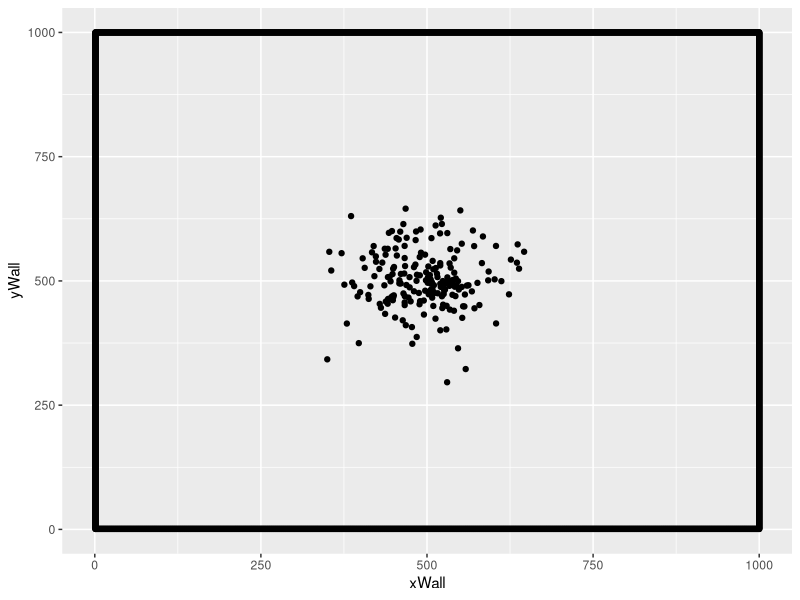

The R script that drew this image:
# Author: Gabriel Dell'Accio
# The following is a 2D variant of the Reynolds Boid model.

# LIBRARIES:
library(ggplot2)

# ARENA PARAMETERS:
# Set if equal height and width
size <- 1000.0

centerCor <- rep(size/2, 2)

xVal <- size
yVal <- size

nIndividuals <- 200 
swarmCohesion <- 0.5
swarmAvoidance <- 0.5
baseMovementRate <- 4
densitySensitivity <- 10
spatialDistribution <- 10
thetaDistribution <- 5

# GENERATING AN ARENA
create.arena <- function(xLength, yLength) {
  xLimit <- xLength 
  yLimit <- yLength
  
  arena.Data <<- data.frame(
    yWall = rep(1,yLimit),
    xWall = c(1:xLimit),
    xNorthWall = c(1:xLimit),
    yNorthWall = rep(yLimit,yLimit)
  )

  arena <- ggplot(data = arena.Data, aes(x=xWall,y=yWall))
  # Arena Borders
  arena <- arena + geom_point() +  ylim(1,yLimit) + xlim(1,xLimit) + geom_point(aes(xNorthWall,yNorthWall)) + geom_point(aes(rep(1,xLimit),c(1:yLimit))) + geom_point(aes(rep(xLimit,xLimit),c(1:yLimit)))

  return(arena)
}
arenaSim <- create.arena(xVal, yVal)

# INITIALIZE THE SWARM POPULATION
initialize.swarm <- function(cohesion, avoidance, spatial.distribution.factor, theta.distribution.factor ,coordinateLocation) {
    arena.Data$index <<- c(1:nIndividuals)
    arena.Data$swarm.cohesion <<- rep(swarmCohesion,nIndividuals)
    arena.Data$swarm.avoidance <<- rep(swarmAvoidance,nIndividuals)
    arena.Data$xPosition <<- rep(NA, xVal)
    arena.Data$yPosition <<- rep(NA, yVal)
    arena.Data$theta <<- rep(NA, xVal)
  
  for(var in 1:nIndividuals) {
    arena.Data$xPosition[var] <<- rnorm(1, mean=coordinateLocation[1], sd=spatial.distribution.factor + 50)
    arena.Data$yPosition[var] <<- rnorm(1, mean=coordinateLocation[2], sd=spatial.distribution.factor + 50)
    arena.Data$theta[var] <<- rnorm(1, mean = 180, sd= theta.distribution.factor + 5)
  }
}

# Display the swarm in the 2D arena.
initialize.swarm(swarmCohesion, swarmAvoidance, spatialDistribution, thetaDistribution, centerCor)

display.swarm <- function() {
  return(arenaSim + geom_point(aes(arena.Data$xPosition, arena.Data$yPosition)))
}

arenaSim <- display.swarm()
arenaSim


determine.density <- function(senseHeight, senseWidth, locationX, locationY) {

  nTotalPositions <- ((senseHeight * senseWidth) * 4)

  startX <- locationX - senseWidth
  # print(paste("Start x: ", startX))

  endX <- locationX + senseWidth
  # print(paste("End x: ", endX))

  startY <- locationY - senseHeight
  endY <- locationY + senseHeight

  numberOfIndividualsPresent <- 0


  count <- 1
  for(indOne in 1:nIndividuals) {

    if((arena.Data$xPosition[count] <= endX) && (arena.Data$xPosition[count] >= startX)) {

      # print(paste("xposition: ", arena.Data$xPosition[count]))

      if((arena.Data$yPosition[count] <= endY) && (arena.Data$yPosition[count] >= startY)) {
        numberOfIndividualsPresent <- numberOfIndividualsPresent + 1
      }
    }

    count <- count + 1
  }

  # print(paste("Number of indviduals in space: ", numberOfIndividualsPresent))
  # print(paste("total positions: ", nTotalPositions))
  finalDensity <- (numberOfIndividualsPresent / nTotalPositions)

  return(finalDensity)

}


find.Neighbors <- function() {
  count <- 1
  for (var in 1:nIndividuals) {
    result <- determine.density(densitySensitivity,densitySensitivity,arena.Data$xPosition[count], arena.Data$yPosition[count])
    print(result)
    arena.Data$Density[count] <<- result 
    count <- count + 1
  }
}

find.Neighbors()



# This function will search a box of x height and width and return the direction of
# the closest neighbor
# senseNeighbor <- function(senseHeight, senseWidth, locationX, locationY) {

#   regionOne <- c()
#   # REGION 1
#   for(k in 1:senseHeight) {
#     for(j in 1:senseWidth) {

#       returnX <- locationX + J
#       returnY <- locationY - k

#       regionOne <- c(regionOne, c(returnX,returnY))


#       returnTwoX <- location

#     }
#   }
# }

# determineThetaDirection <- function(currentTheta) {

#   if ((currentTheta > 0) && (currentTheta < 90)) {

#     # REGION 1
#     # Down to the right, so y is decreasing, x is increasing.

#   } else if((currentTheta > 89) && (currentTheta < 91)) {

#     # DOWN
#     # Downwards, so y is decreasing, x stays the same.

#   } else if((currentTheta > 91)  && (currentTheta < 179)) {

#     # REGION 2
#     # Down to the left, so y is decreasing, x is decreasing.

#   } else if((currentTheta > 179.0) && (currentTheta < 181.00)) {

#     # LEFT
#     # To the left, so y is staying the same, x is decreasing.

#   } else if((currentTheta > 181.0) && (currentTheta < 269.0)) {

#     # REGION 3
#     # Upwards to the left, so Y is increasing, x is decreasing

#   } else if((currentTheta > 269.0) && (currentTheta < 271.0)) {

#     # UP
#     # Upwards, so x is staying the same, y is increasing

#   } else if(currentTheta > 271) {

#     # REGION 4
#     # Upwards to the right, so x is increaing, y is increasing
#   }


#   #return(categorizedTheta)
# }

# This function runs a step of the simulation in which:
  # - Each agent asses how close it is to other agents 
  # - Each agent determines where it will move next
# step.swarm <- function() {

#   # temp.Data <- data.frame(
#   #   index <- c(1:nIndividuals),
#   #   nextX <- rep(0,nIndividuals),
#   #   nextY <- rep(0,nIndividuals),
#   #   nextTheta <- rep(0, nIndividuals)
#   # )


# }

# BEHAVIOR PRIMITIVES:



# # HEATMAP GENERATION
# # Assign a value to a location given how far away it is from the center. The farther the smaller the value.
# assign.location.value <- function(center, currentLocation, distribution.type) {
#   rowDiff <- abs(center[1] - currentLocation[1])
#   columnDiff <- abs(center[2] - currentLocation[2])
#   totalDifference <- rowDiff + columnDiff
#   scaledDifference <- 1 - (distribution.type(totalDifference)/distribution.type(center[1] * 2))
#   return(scaledDifference)
# }
# # Distribution of values around the center of the arena.
# value.distribution <- function(x) {
#   return(x^2)
# }
# # Generate heat map 
# create.heatmap <- function(arena.length, arena.width) {
#   centerArena <- c(arena.length/2, arena.width/2)
#   arena.heat.map <- matrix(nrow = arena.length, ncol = arena.width)
#   for(i in 1:arena.length) {
#     for(j in 1:arena.width) {
#       currentIndex <- c(i,j)
#       arena.heat.map[i,j] <- assign.location.value(centerArena, currentIndex, value.distribution)
#     }
#   }
#   return(arena.heat.map)
# }
# heat.map <- create.heatmap(xVal,yVal)
